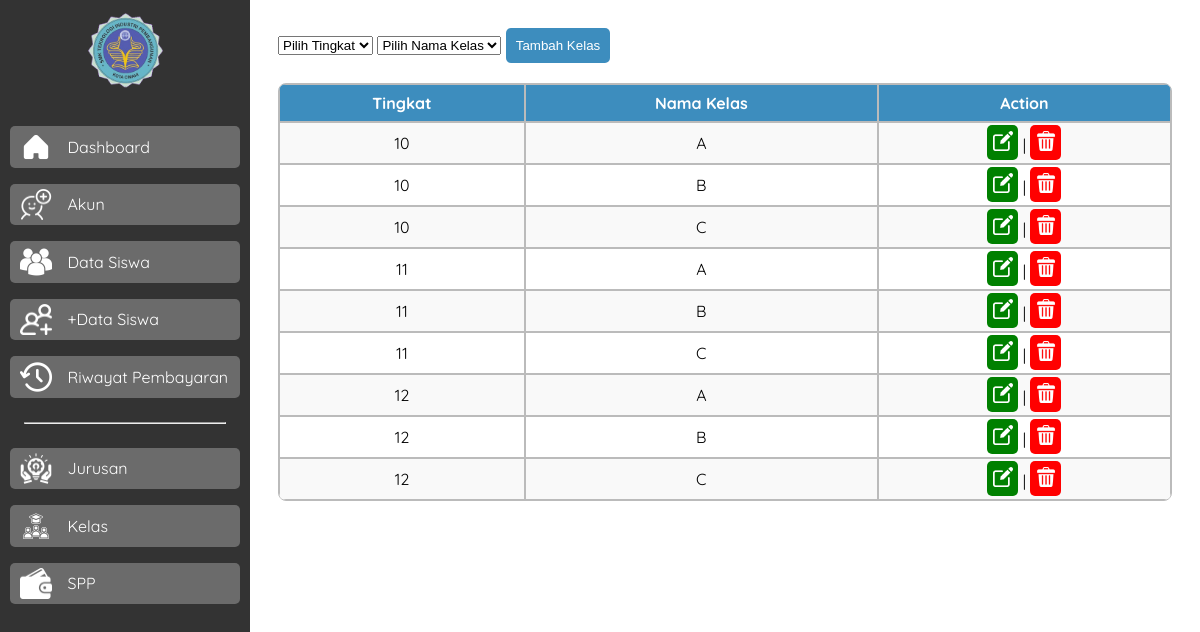
The page /menu/kelas.php on the database its author committed.
### tables this page shows
CREATE TABLE `kelas` (
  `id_kelas` int(11) NOT NULL,
  `nama_kelas` varchar(50) NOT NULL,
  `tingkat` int(11) NOT NULL
);

### menu/kelas.php (the view, shortened to what this page needs)
<!DOCTYPE html>
<html lang="en">
<head>
    <link rel="stylesheet" href="../style/kelas.css">
</head>
<body>
<div class="sidebar">
    <div class="sb-head">
        <img src="../asset/ti.png" alt="" srcset="">
    </div>
    <ul>
        <a href="../dashboard/dashboard_admin.php">
            <li><img src="../asset/home.png" alt="" srcset="">Dashboard</li>
        </a>
        <a href="../menu/add_akun.php">
            <li><img src="../asset/add-user.png" alt="" srcset="">Akun</li>
        </a>
        <a href="../menu/data_siswa.php">
            <li><img src="../asset/siswa.png" alt="" srcset="">Data Siswa</li>
        </a>
        <a href="../menu/add_siswa.php">
            <li><img src="../asset/add-group.png" alt="" srcset="">+Data Siswa</li>
        </a>
        <a href="../menu/riwayat.php">
            <li><img src="../asset/history.png" alt="" srcset="">Riwayat Pembayaran</li>
        </a>
        <hr>
        <a href="../menu/menu-jurusan.php">
            <li><img src="../asset/future.png" alt="" srcset="">Jurusan</li>
        </a>
        <a href="../menu/kelas.php">
            <li><img src="../asset/group-class.png" alt="" srcset="">Kelas</li>
        </a>
        <a href="../menu/spp.php">
            <li><img src="../asset/wallet.png" alt="" srcset="">SPP</li>
        </a>
    </ul>
    </div>
    <main>
    <form action="../action/proses-kelas.php" method="post">
        <select name="tingkat" required>
            <option value="">Pilih Tingkat</option>
        </select>
        <select name="nama_kelas" required>
            <option value="">Pilih Nama Kelas</option>
        </select>
        <button type="submit">Tambah Kelas</button>
    </form>
    <table>
        <tr>
            <th>Tingkat</th>
            <th>Nama Kelas</th>
            <th>Action</th>
        </tr>
        <?php
            $servername = "localhost";
            $username = "root";
            $password = "";
            $dbname = "spp";
            $conn = new mysqli($servername, $username, $password, $dbname);
            $sql = "SELECT tingkat, nama_kelas, id_kelas FROM kelas";
            $result = $conn->query($sql);
            if ($result->num_rows > 0) {
                while($row = $result->fetch_assoc()) {
                    echo "<tr>";
                    echo "<td>" . $row["tingkat"]. "</td>";
                    echo "<td>" . $row["nama_kelas"]. "</td>";
                    echo "<td> <a href='../action/edit-kelas.php?id=".$row["id_kelas"]."' class='edit'><img src='../asset/edit.png'></a>";
                    echo " | <a href='../action/hapus-kelas.php?id=".$row["id_kelas"]."' class='hapus'><img src='../asset/recycle-bin.png'></a>";
                    echo "</td>";
                    echo "</tr>";
                }
            } else {
                echo "<tr><td colspan='3'>0 results</td></tr>";
            }
        ?>
    </table>
</main>
</body>
</html>

### style/kelas.css (style rules this page uses)
body { font-family: "Quicksand", Courier, monospace; }
table { width: 100%; border-collapse: separate; border-spacing: 0; margin-top: 20px; border-radius: 8px; overflow: hidden; }
table, th, td { border: 1px solid rgb(187, 187, 187); }
th, td { text-align: center; padding: 8px; }
th { background-color: #3d8dbe; color: white; }
tr:nth-child(even) { background-color: #f9f9f9; }
a img { width: 20px; filter: invert(100%); }
.edit { background-color: green; padding: 10px 5px 5px 6px; border-radius: 5px; }
.hapus { background-color: red; padding: 10px 5px 5px 6px; border-radius: 5px; }
.sidebar { width: 250px; background-color: #333; position: fixed; top: 0; left: 0; height: 100%; overflow-y: auto; }
.sidebar .sb-head { width: 100%; height: 100px; display: flex; align-items: center; justify-content: center; }
.sb-head img { width: 30%; }
.sidebar ul { display: grid; gap: 1em; padding: 10px; }
.sidebar ul a { list-style: none; text-decoration: none; background-color: rgb(107, 107, 107); color: white; border-radius: 5px; transition: .3s; }
.sidebar ul a li { display: flex; align-items: center; gap: 1em; padding: 5px 10px 5px 10px; }
.sidebar ul a li img { width: 15%; filter: invert(100%); }
.sidebar hr { width: 200px; }
main { margin-left: 250px; padding: 20px; }
button[type="submit"] { background-color: #3D8DBE; color: white; padding: 10px; border-radius: 5px; border: none; }

### rows shown on the page
kelas: tingkat "10", nama_kelas "A"
kelas: tingkat "10", nama_kelas "B"
kelas: tingkat "10", nama_kelas "C"
kelas: tingkat "11", nama_kelas "A"
kelas: tingkat "11", nama_kelas "B"
kelas: tingkat "11", nama_kelas "C"
kelas: tingkat "12", nama_kelas "A"
kelas: tingkat "12", nama_kelas "B"
kelas: tingkat "12", nama_kelas "C"
